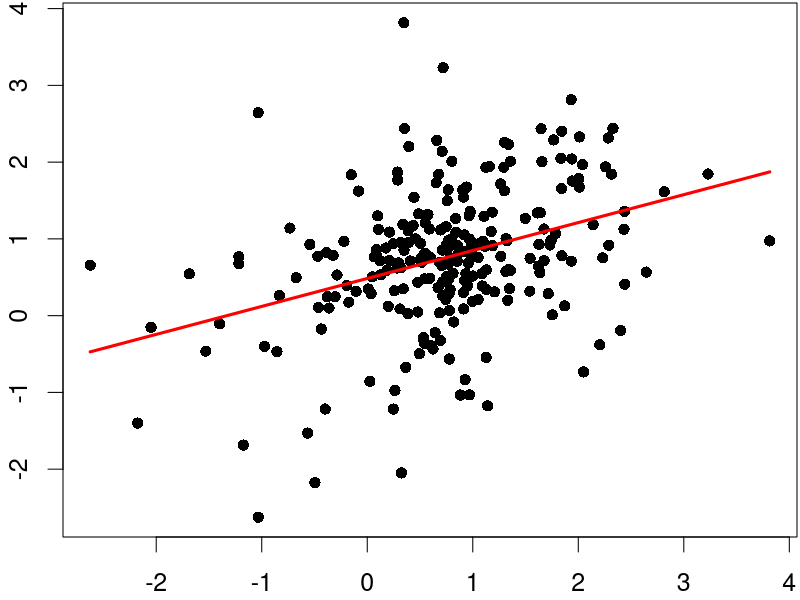

The R source for this figure:
#
# MLE Example - R code by Yaroslav Blogov 
#
# Analytic representation:
#
# http://www.le.ac.uk/users/dsgp1/COURSES/MATHSTAT/13mlreg.pdf
#


# Шаги
########## 1. Загрузка и преобразование данных
########## 2. Функция правдоподобия
########## 3. Получение параметров регрессии из максимимзации правдоподобия 
########## 4. Вывод результатов (значения и графика)


########## 1. Загрузка и преобразование данных
# загрузка данных из файлов
x <- read.table("x_matlab.txt", sep = ",")
y <- read.table("y_matlab.txt")

# преобразование данных в матрично-векторные типы
x <- as.matrix(x)
y <- as.matrix(y)

########## 2. Функция правдоподобия
# запись функции правдоподобия для линейной регрессии y ~ x
# logL(beta, sigma) = -T/2*log(2*pi) -T/2*log(sigma^2) -1/(2*sigma^2)*(y-x*beta)'*(y-x*beta)
neg_llh <- function(x, y, par) { 
  
  # par[1] = beta_1, ..., par[n] = beta_n, par[n+1] = sigma^2
  if (nrow(x) != nrow(y)) stop ("x and y must have equal length")
  
  n <- ncol(x) # количество регрессоров (вкл. константу) 
  T <- nrow(x) # количество наблюдений

  # логарифм функции правдоподобия
  # cbind - предобразование списка значений в вектор-столбец
  # %*% - операция матрично-векторного умножения (как в линейной алгебре)
  # * - операция поэлементного умножения
  logL <- -T/2*log(2*pi) -T/2*log(par[n+1]) -1/(2*par[n+1])*t(y-x%*%cbind(par[1:n]))%*%(y-x%*%cbind(par[1:n]))

  return(-logL)

}


########## 3. Получение параметров регрессии из максимимзации правдоподобия 

# подбор параметров регрессии численными методами оптимизации
n <- ncol(x); T <- nrow(x)
theta <- rep(1, times = n+1) # вектор параметров
# минимизируемая функция:
# отрицательное логарифмическое правдоподобие с подставленными значениями x и y
ml_func <- function(theta) neg_llh(x, y, theta)

opt <- optim(fn = ml_func, par = theta, method = "Nelder-Mead")


########## 4. Вывод результатов (значения и графика)
# вектор оптимальных значений параметров
opt$par

# график
y_hat <- apply(matrix(rep(opt$par[1:n], T), nrow = T, ncol = n, byrow = TRUE) * x, 1, sum)

par(cex = 1.5)
par(mar = c(2.1,2.1,0.1,0.1))
plot(x[,2], as.vector(y), pch = 16)
lines(x[,2], y_hat, col = "red", lwd = 3)
